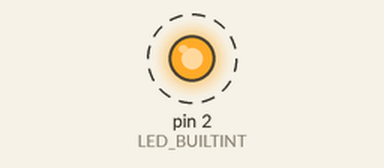
Recording of a sketch running on a simulated Arduino Uno, built with avr-gcc and run on an emulated ATmega328P. On the bench: output pins drawn as LEDs (lit = HIGH). Dashed ring = blinking.

Above: at 0.2 s.
Timing chart, 0 to 3.0 s (numbered marks = the images above):
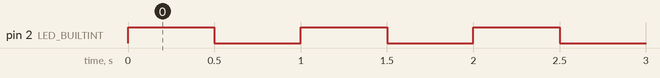

Measured:
- by itself, pin 2 (LED_BUILTINT): alternates HIGH for 0.50 s and LOW for 0.50 s

The sketch:

000_blink.ino
```cpp
#define LED_BUILTINT 2

void setup() {
  pinMode(LED_BUILTINT, OUTPUT);

}

void loop() {
  digitalWrite(LED_BUILTINT, HIGH);
  delay(500);
  digitalWrite(LED_BUILTINT, LOW);
  delay(500);
}
```
